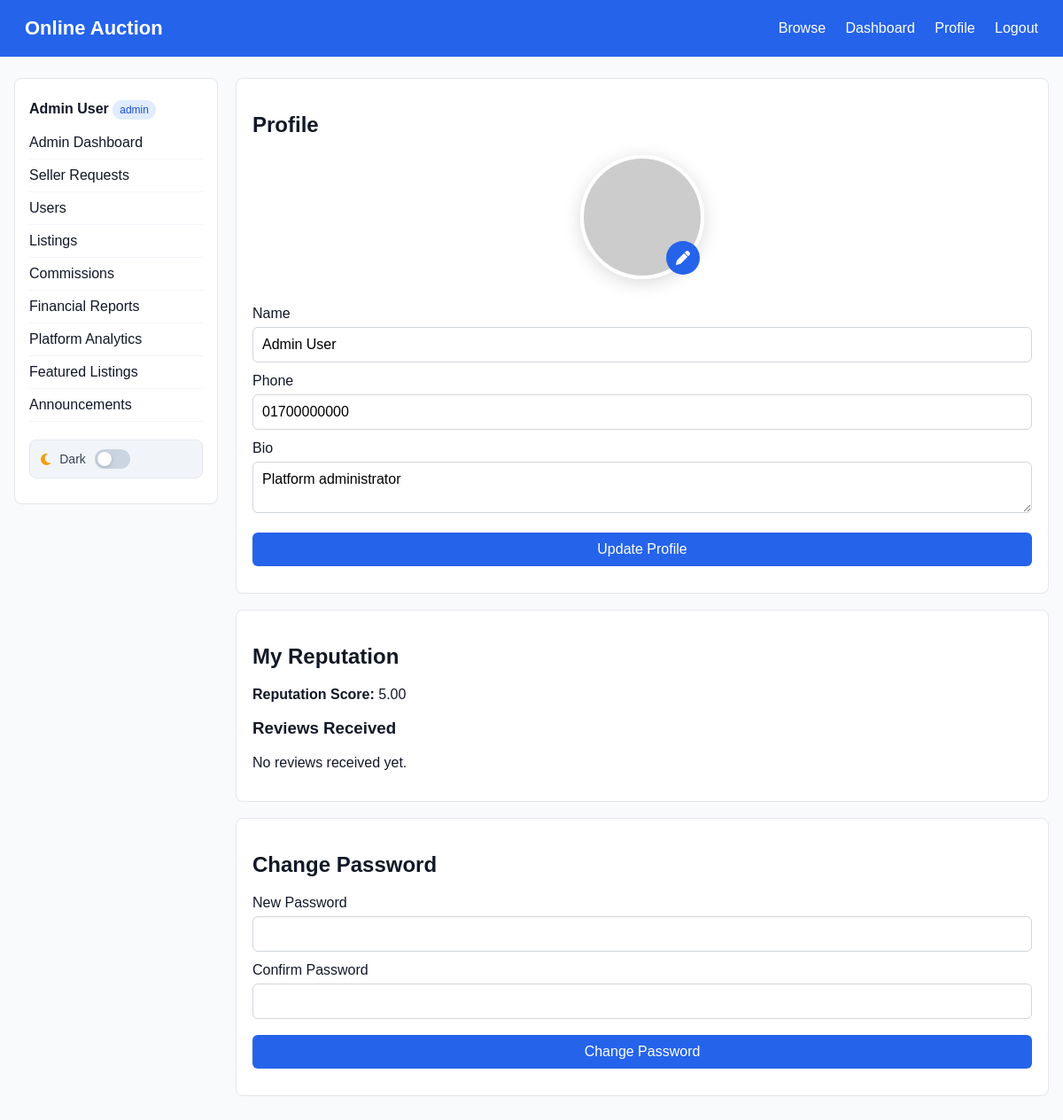
Screenshot of /index.php?page=profile (signed in) with the database file from the repository.
### tables this page shows
CREATE TABLE users (
    id INT AUTO_INCREMENT PRIMARY KEY,
    name VARCHAR(100) NOT NULL,
    email VARCHAR(150) NOT NULL UNIQUE,
    password_hash VARCHAR(255) NOT NULL,
    phone VARCHAR(30),
    bio TEXT,
    profile_pic VARCHAR(255),
    role ENUM('buyer','seller','moderator','admin') NOT NULL DEFAULT 'buyer',
    seller_verified TINYINT(1) NOT NULL DEFAULT 0,
    is_active TINYINT(1) NOT NULL DEFAULT 1,
    reputation_score DECIMAL(3,2) NOT NULL DEFAULT 0.00,
    created_at TIMESTAMP DEFAULT CURRENT_TIMESTAMP
);

### app/models/functions.php (called while the page is built, shortened)
<?php
function db_rows(mysqli $conn, string $sql, string $types = '', array $params = []): array {
    $stmt = mysqli_prepare($conn, $sql);
    if ($types) { mysqli_stmt_bind_param($stmt, $types, ...$params); }
    mysqli_stmt_execute($stmt);
    $result = mysqli_stmt_get_result($stmt);
    return $result ? mysqli_fetch_all($result, MYSQLI_ASSOC) : [];
}
function db_row(mysqli $conn, string $sql, string $types = '', array $params = []): ?array {
    $rows = db_rows($conn, $sql, $types, $params);
    return $rows[0] ?? null;
}
function render_view(string $view, array $data = []): void {
    extract($data);
    $viewFile = __DIR__ . '/../views/' . $view . '.php';
    require __DIR__ . '/../views/layouts/header.php';
    require $viewFile;
    require __DIR__ . '/../views/layouts/footer.php';
}
function user_find(mysqli $conn, int $id): ?array { return db_row($conn, 'SELECT * FROM users WHERE id = ?', 'i', [$id]); }
?>

### app/controllers/functions.php (called while the page is built, shortened)
<?php
require_once __DIR__ . '/../models/functions.php';
function auth_profile(mysqli $conn): void {
    $user = user_find($conn, current_user_id());
    render_view('auth/profile', compact('user', 'message', 'reviews'));
}
?>

### config/helpers.php (called while the page is built, shortened)
<?php
function e($value) {
    return htmlspecialchars((string)$value, ENT_QUOTES, 'UTF-8');
}
?>

### app/views/auth/profile.php (the view, shortened to what this page needs)
<div class="card">
    <h1>Profile</h1>
    <form method="post" enctype="multipart/form-data">
        <div class="profile-avatar-section">
            <div class="profile-avatar">
                <?php if(!empty($user['profile_pic'])): ?>
                    <img src="<?= e($user['profile_pic']) ?>" alt="Profile">
                <?php else: ?>
                    <img src="https://ui-avatars.com/api/?name=<?= urlencode($user['name']) ?>&background=2563eb&color=fff&size=200" alt="Profile">
                <?php endif; ?>
                <label for="profileUpload" class="edit-avatar-btn"><i class="fas fa-pen"></i></label>
            </div>
        </div>
        <label>Name</label>
        <input name="name" value="<?= e($user['name']) ?>" required>
        <label>Phone</label>
        <input name="phone" value="<?= e($user['phone']) ?>">
        <label>Bio</label>
        <textarea name="bio"><?= e($user['bio']) ?></textarea>
        <button>Update Profile</button>
    </form>
</div>
<div class="card">
    <h2>My Reputation</h2>
    <p><strong>Reputation Score:</strong> <?= e($user['reputation_score']) ?></p>
    <h3>Reviews Received</h3>
    <?php if(empty($reviews)): ?>
        <p>No reviews received yet.</p>
    <?php endif; ?>
</div>
<div class="card">
    <h2>Change Password</h2>
    <form method="post">
        <label>New Password</label>
        <input type="password" name="new_password" minlength="8" required>
        <label>Confirm Password</label>
        <input type="password" name="confirm_password" minlength="8" required>
        <button>Change Password</button>
    </form>
</div>

### assets/css/style.css (style rules this page uses)
* { box-sizing:border-box }
body { margin:0;font-family:Arial,Helvetica,sans-serif;background:#f8fafc;color:#111827 }
.card { background:#fff;border:1px solid #e5e7eb;border-radius:8px;padding:18px;margin-bottom:18px }
input,select,textarea,button { width:100%;padding:10px;border:1px solid #d1d5db;border-radius:6px;margin:6px 0 12px;font:inherit }
button,.btn { background:#2563eb;color:#fff;border:0;text-decoration:none;display:inline-block;text-align:center;cursor:pointer }
.profile-avatar-section { display:flex; justify-content:center; margin-bottom:30px; }
.profile-avatar { position:relative; width:140px; height:140px; }
.profile-avatar img { width:100%; height:100%; border-radius:50%; object-fit:cover; border:4px solid #fff; box-shadow:0 4px 20px rgba(0,0,0,0.15); }
.edit-avatar-btn { position:absolute; bottom:5px; right:5px; width:38px; height:38px; background:#2563eb; color:#fff; border-radius:50%; display:flex; align-items:center; justify-content:center; cursor:pointer; transition:0.3s; }

### rows the page displays
users: name "Admin User", phone "01700000000", bio "Platform administrator", reputation_score "5.00"

### other values shown
$_SESSION['user_name'] "Admin User"
current_role() "admin"
$label "Admin Dashboard Seller Requests Users Listings Commissions Financial Reports Platform Analytics Featured Listings Announcements"
